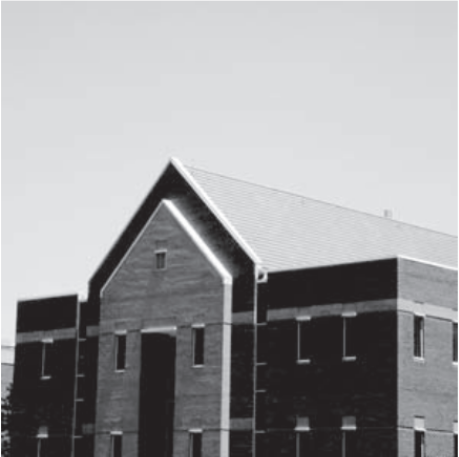
#> input picture notebooks/3_keypoints_descriptors/Q2/building.png, 459 x 457 px
$ jupyter execute Q2.ipynb
#> lines starting #> are read from the running program, lines starting #| are printed output that depends on the picture
[cell 1]
import numpy as np
import cv2 as cv
import matplotlib.pyplot as plt

img = cv.imread('building.png')
#> img is the input picture: shape (457, 459, 3); mean B, G, R 158, 156.1, 156.2
plt.imshow(img)

gray= cv.cvtColor(img,cv.COLOR_BGR2GRAY)
sift = cv.SIFT_create()
kp = sift.detect(gray,None)
#> kp = 437 keypoints; strongest (x, y, size): (171, 183, 20.7), (169, 204, 8.1), (83, 295, 7.7), (261, 276, 3.2)
img=cv.drawKeypoints(gray,kp,img)
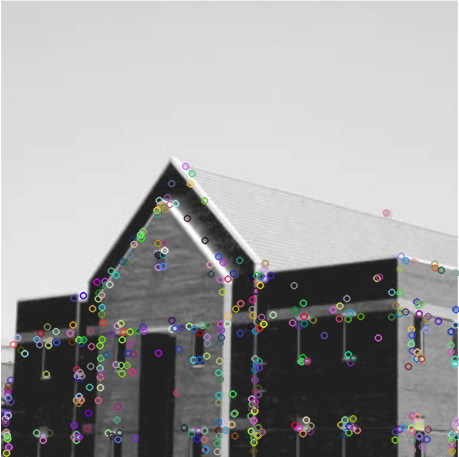
#> img: shape (457, 459, 3); mean B, G, R 157.8, 157.6, 157.7
cv.imwrite('sift_keypoints.jpg',img)
#> Out = True

[cell 2]
sift = cv.SIFT_create()
kp, des = sift.detectAndCompute(gray,None)

[cell 3]
resultado = cv.imread('sift_keypoints.jpg')
plt.imshow(resultado)
